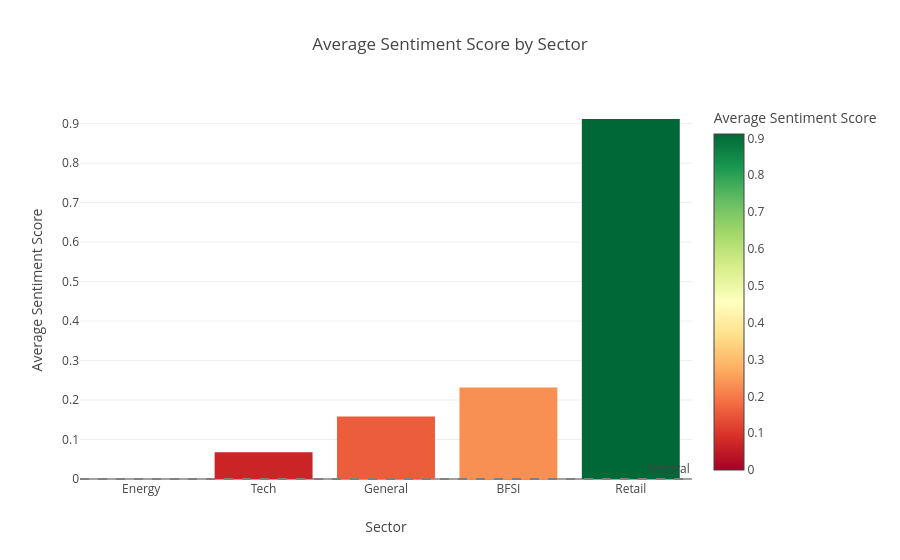

Write notebook code for a chart like this one.
### Code cell
# Average Sentiment Score by Sector
sector_sentiment = df.groupby('sector')['sentiment_score'].agg(['mean', 'count']).reset_index()
sector_sentiment = sector_sentiment.sort_values('mean')

fig_bar = px.bar(
    sector_sentiment,
    x='sector',
    y='mean',
    title="Average Sentiment Score by Sector",
    labels={'mean': 'Average Sentiment Score', 'sector': 'Sector'},
    color='mean',
    color_continuous_scale='RdYlGn',
    hover_data={'count': True, 'mean': ':.3f'}
)
fig_bar.add_hline(y=0, line_dash="dash", line_color="gray", annotation_text="Neutral")
fig_bar.show()

print(f"\nAverage Sentiment by Sector:")
print(sector_sentiment.to_string(index=False))

### Figure 1 — Plotly figure (JSON) as saved in the notebook; plotly's stock layout.template omitted (floating-point values rounded to 4 significant figures)
{"data": [{"customdata": [[2], [47], [28], [20], [1]], "hovertemplate": "Sector=%{x}<br>Average Sentiment Score=%{marker.color:.3f}<br>count=%{customdata[0]}<extra></extra>", "legendgroup": "", "marker": {"color": [0.0, 0.06758, 0.158, 0.2316, 0.9118], "coloraxis": "coloraxis", "pattern": {"shape": ""}}, "name": "", "orientation": "v", "showlegend": false, "textposition": "auto", "type": "bar", "x": ["Energy", "Tech", "General", "BFSI", "Retail"], "xaxis": "x", "y": [0.0, 0.06758, 0.158, 0.2316, 0.9118], "yaxis": "y"}], "layout": {"annotations": [{"showarrow": false, "text": "Neutral", "x": 1, "xanchor": "right", "xref": "x domain", "y": 0, "yanchor": "bottom", "yref": "y"}], "barmode": "relative", "coloraxis": {"colorbar": {"title": {"text": "Average Sentiment Score"}}, "colorscale": [[0, "rgb(165,0,38)"], [0.1, "rgb(215,48,39)"], [0.2, "rgb(244,109,67)"], [0.3, "rgb(253,174,97)"], [0.4, "rgb(254,224,139)"], [0.5, "rgb(255,255,191)"], [0.6, "rgb(217,239,139)"], [0.7, "rgb(166,217,106)"], [0.8, "rgb(102,189,99)"], [0.9, "rgb(26,152,80)"], [1, "rgb(0,104,55)"]]}, "legend": {"tracegroupgap": 0}, "shapes": [{"line": {"color": "gray", "dash": "dash"}, "type": "line", "x0": 0, "x1": 1, "xref": "x domain", "y0": 0, "y1": 0, "yref": "y"}], "title": {"text": "Average Sentiment Score by Sector"}, "xaxis": {"anchor": "y", "domain": [0, 1], "title": {"text": "Sector"}}, "yaxis": {"anchor": "x", "domain": [0, 1], "title": {"text": "Average Sentiment Score"}}}}
